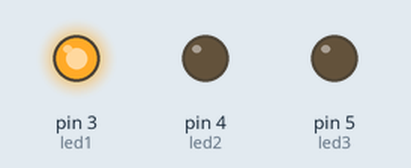
A sketch run on a simulated Arduino Uno, built with avr-gcc and run on an emulated ATmega328P. Shown: output pins drawn as LEDs (lit = HIGH).

Above: at 1.0 s.
At 3.0 s:
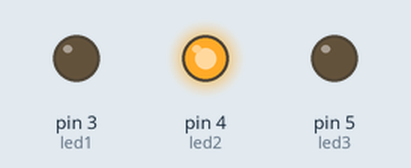
At 5.0 s:
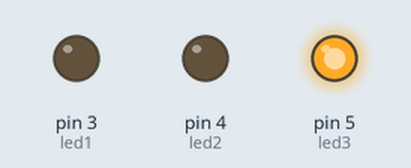
Timing chart, 0 to 7.8 s (numbered marks = the images above):
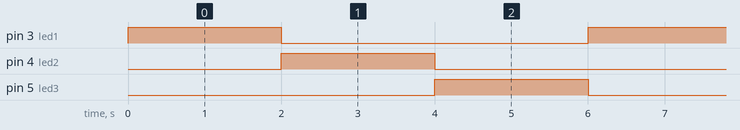

The sketch:

Arduino_001.ino
```cpp
int led1=3;
int led2=4;
int led3=5;
void setup() {
  // put your setup code here, to run once:
   pinMode(led1,OUTPUT); ///pinMode que es lo que va hacer
   pinMode(led2,OUTPUT);
   pinMode(led3,OUTPUT);
   digitalWrite(led1,LOW);
   digitalWrite(led2,LOW);
   digitalWrite(led3,LOW);
///digitalWrite escritura digital es para una salida,solamente si y no


}

void loop() {
  // put your main code here, to run repeatedly:
   digitalWrite(led1,HIGH); ///high enciende,low apaga
   delay(2000);                   ///delay es para esperar un timpo en milicengundos
   digitalWrite(led1,LOW);///2000 equivale a 2 segundos
   digitalWrite(led2,HIGH);
   delay(2000);
   digitalWrite(led2,LOW);///ONUW
   digitalWrite(led3,HIGH);
   delay(2000);
   digitalWrite(led3,LOW);


}
```

Measured:
- by itself, pin 3 (led1), pin 4 (led2), pin 5 (led3): alternates HIGH for 2.0 s and LOW for 4.0 s
- by itself, everything shown: repeats every 6.0 s, in 4 steps
